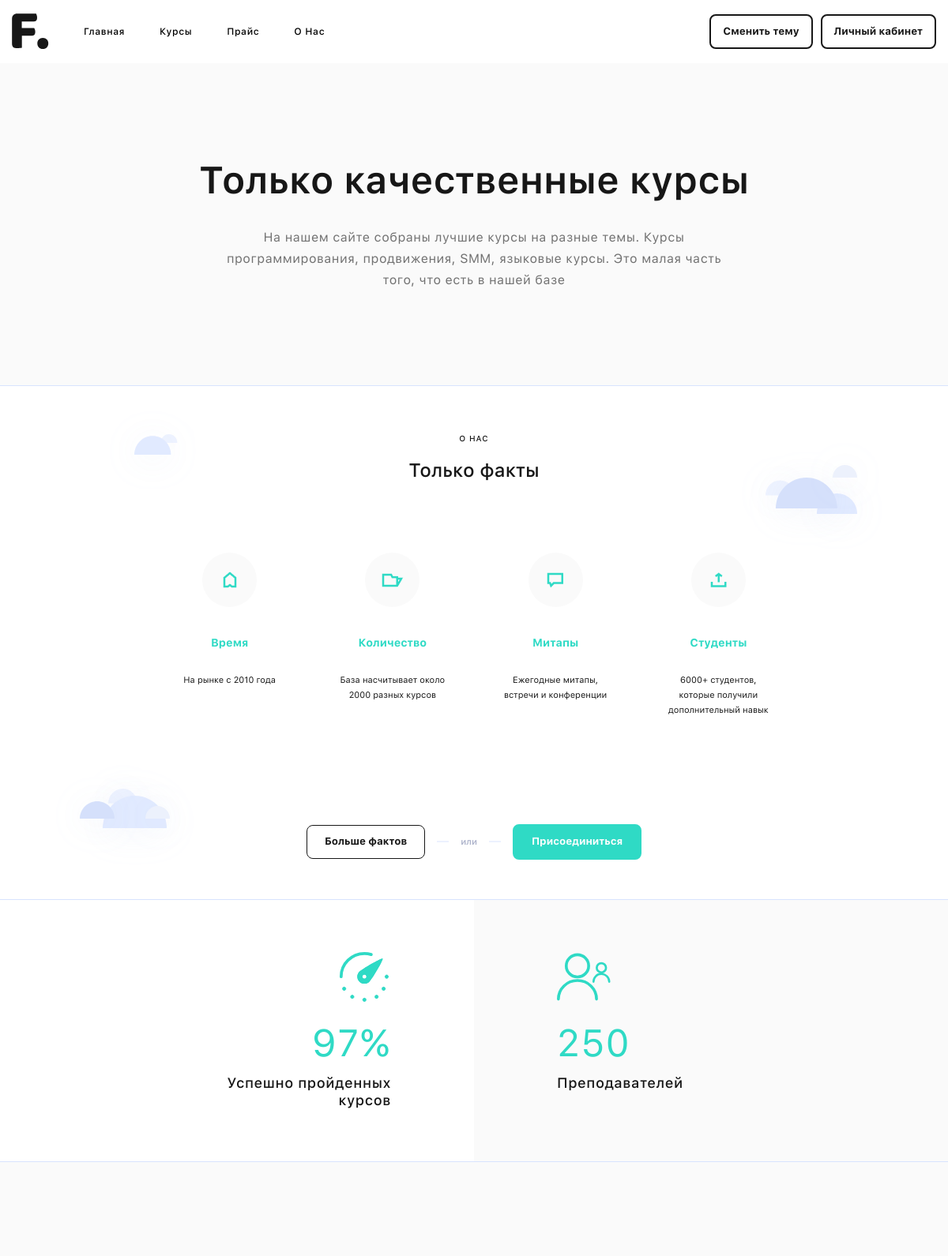
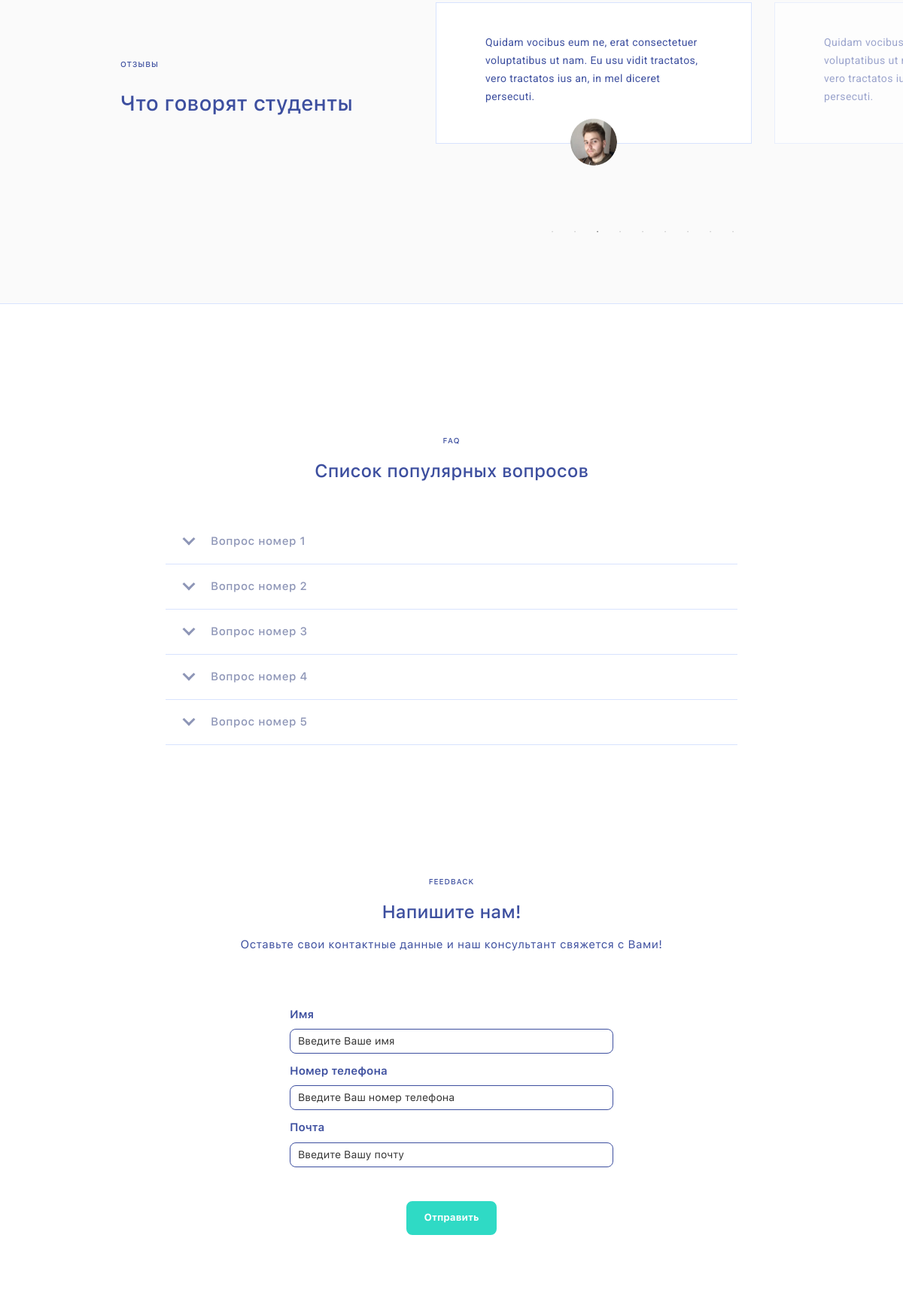
The page / (upper part) on the database its author committed (2 pictures, top to bottom).
### tables this page shows
CREATE TABLE `bp_facts` (
  `id` int(11) NOT NULL,
  `fact_img` text NOT NULL,
  `fact_title` text NOT NULL,
  `fact_text` text NOT NULL
);

### index.php (the view, shortened to what this page needs)
<?php
require_once('php/connect.php');
?>
<!DOCTYPE html>
<html lang="ru">
<head>
  <link rel="stylesheet" href="fonts/SFUIText/stylesheet.css">
  <link rel="stylesheet" href="slick/slick.css">
  <link rel="stylesheet" href="slick/slick-theme.css">
  <link rel="stylesheet" href="css/normalize.css">
  <link rel="stylesheet" href="css/style.css">
</head>
<body>
  <header class="header">
    <div class="container">
      <div class="header__wrap">
        <div class="header__inner">
          <a class="logo logo--header" href="index.php">
            <img class="logo__img" src="img/logo.svg" alt="Logo image">
          </a>
          <nav class="navigation header__nav">
            <ul class="nav__list">
              <li class="nav__item">
                <a class="nav__link" href="index.php">Главная</a>
              </li>
              <li class="nav__item">
                <a class="nav__link" href="login.php">Курсы</a>
              </li>
              <li class="nav__item">
                <a class="nav__link" href="#prices">Прайс</a>
              </li>
              <li class="nav__item">
                <a class="nav__link" href="#about-us">О нас</a>
              </li>
            </ul>
          </nav>
        </div>
        <div class="header__btns">
          <button id="mode-toggler" class="btn btn--sm header__btn" href="log-in.html">Сменить тему</button>
          <a class="btn btn--sm header__btn" href="login.php">Личный кабинет</a>
        </div>
      </div>
    </div>
  </header>
  <main>
    <section class="hero  border--bottom" id="hero">
      <div class="container">
        <div class="hero__wrap">
          <div class="container--sm">
            <h1 class="hero__title">Только качественные курсы</h1>
            <p class="hero__text">На нашем сайте собраны лучшие курсы на разные темы. Курсы программирования,
              продвижения, SMM, языковые курсы. Это малая часть того, что есть в нашей базе</p>
          </div>
        </div>
      </div>
    </section>
    <section class="about-us  border--bottom" id="about-us">
      <img class="clouds--sm" src="img/clouds-sm.svg" alt="Clouds" data-scroll>
      <img class="clouds--md" src="img/clouds-md.svg" alt="Clouds" data-scroll>
      <img class="clouds--lg" src="img/clouds-lg.svg" alt="Clouds" data-scroll>
      <div class="container--sm">
        <div class="section__heading">
          <h4 class="section__suptitle section__suptitle--black">О нас</h4>
          <h3 class="section__title section__title--black section__title--default">Только факты</h3>
        </div>
        <div class="about-us__wrap" data-scroll>
          <?php
            $db_data = mysqli_query($connect, "SELECT * FROM `bp_facts`");
            while ($post = mysqli_fetch_assoc($db_data)){
              ?>
                <div class="about-us__item">
                  <div class="about-us__img">
                    <img class="about-us__icon" src="./img/<?php echo $post['fact_img'] ?>" alt="Time image">
                  </div>
                  <h5 class="about-us__heading"><?php echo $post['fact_title'] ?></h5>
                  <p class="about-us__text"><?php echo $post['fact_text'] ?></p>
                </div>
              <?
            }
          ?>
        </div>
        <div class="about-us__actions">
          <a class="about-us__link btn btn--link" href="#">Больше фактов</a>
          <span class="about-us__divider">или</span>
          <a class="about-us__btn btn btn--default btn--green" href="log-in.html">Присоединиться</a>
        </div>
      </div>
    </section>
    <div class="info  border--bottom">
      <div class="info__courses">
        <div class="container--sm">
          <div class="info__item" data-scroll>
            <img class="info__img" src="img/speed.svg" alt="Speed image">
            <span class="info__num">97%</span>
            <p class="info__text">Успешно пройденных курсов</p>
          </div>
        </div>
      </div>
      <div class="info__lectors">
        <div class="container--sm">
          <div class="info__item info__item--revert" data-scroll>
            <img class="info__img" src="img/users.svg" alt="Users image">
            <span class="info__num">250</span>
            <p class="info__text info__text--revert">Преподавателей</p>
          </div>
        </div>
      </div>
    </div>
    <section class="reviews  border--bottom">
      <div class="container container--no-padding">
        <div class="reviews__wrap">
          <div class="section__heading reviews__heading" data-scroll>
            <h4 class="section__suptitle section__suptitle--blue section__suptitle--m-lg">Отзывы</h4>
            <h3 class="section__title section__title--blue section__title--lg">Что говорят студенты</h3>
          </div>
          <div class="slider__wrap slider">
            <div>
              <div class="slider__item">
                <p class="slider__text">Quidam vocibus eum ne, erat consectetuer voluptatibus ut nam. Eu usu vidit
                  tractatos, vero tractatos ius an, in mel diceret persecuti.
                </p>
                <img class="slider__author" src="img/user-photo.jpg" alt="Author photo">
              </div>
            </div>
            <div>
              <div class="slider__item">
                <p class="slider__text">Quidam vocibus eum ne, erat consectetuer voluptatibus ut nam. Eu usu vidit
                  tractatos, vero tractatos ius an, in mel diceret persecuti.
                </p>
              </div>
            </div>
          </div>
        </div>
      </div>
    </section>
    <section class="faq-section">
      <div class="container--sm">
        <div class="section__heading faq-section__heading" data-scroll>
          <h4 class="section__suptitle section__suptitle--blue">FAQ</h4>
          <h3 class="section__title section__title--blue section__title--default">Список популярных вопросов</h3>
        </div>
        <div class="accordion__wrap">
          <div class="accordion__item">
            <div class="accordion__header">Вопрос номер 1</div>
          </div>
          <div class="accordion__item">
            <div class="accordion__header">Вопрос номер 2</div>
          </div>
          <div class="accordion__item">
            <div class="accordion__header">Вопрос номер 3</div>
          </div>
          <div class="accordion__item">
            <div class="accordion__header">Вопрос номер 4</div>
          </div>
          <div class="accordion__item">
            <div class="accordion__header">Вопрос номер 5</div>
          </div>
        </div>
      </div>
    </section>
    <section class="feedback">
      <div class="container--sm">
        <div class="section__heading faq-section__heading" data-scroll>
          <h4 class="section__suptitle section__suptitle--blue">Feedback</h4>
          <h3 class="section__title section__title--blue section__title--default">Напишите нам!</h3>
          <p class="section__text">Оставьте свои контактные данные и наш консультант свяжется с Вами!</p>
        </div>
        <form class="form form--feedback validate" action="#" method="POST">
          <label class="form__label form__label--feedback" for="name">Имя </label>
          <input class="form__input form__input--feedback" type="text" title="Только русские символы, от 2х до 25ти" placeholder="Введите Ваше имя"
            pattern="[а-яА-Я][а-я]+" minlength="2" maxlength="25" name="name" required>
          <label class="form__label form__label--feedback" for="phone">Номер телефона</label>
          <input class="form__input form__input--feedback" type="tel" title="Только цифры, например 0961111111" pattern="[0-9]+" placeholder="Введите Ваш номер телефона"
            maxlength="11" minlength="10" name="phone" required>
          <label class="form__label form__label--feedback" for="email">Почта</label>
          <input class="form__input form__input--feedback" type="email" title="Только почтовые ящики на gmail.com, ukr.net, mail.ru" pattern="(\W|^)[\w.\-]{0,25}@(ukr\.net|mail\.ru|gmail\.com)(\W|$)" placeholder="Введите Вашу почту" name="email"
            required>
          <div class="feedback__actions">
            <button class="feedback__btn btn btn--default btn--green " type="submit">Отправить</button>
          </div>
        </form>
      </div>
    </section>
  </main>
</body>
</html>

### css/light.css (style rules this page uses)
body { background: #ffffff; transition: all 1s; }
.logo__img { content: url(../img/logo.svg); }

### rows shown on the page
bp_facts: fact_img (picture), fact_title "Время", fact_text "На рынке с 2010 года"
bp_facts: fact_img (picture), fact_title "Количество", fact_text "База насчитывает около 2000 разных курсов"
bp_facts: fact_img (picture), fact_title "Митапы", fact_text "Ежегодные митапы, встречи и конференции"
bp_facts: fact_img (picture), fact_title "Студенты", fact_text "6000+ студентов, которые получили дополнительный навык"
